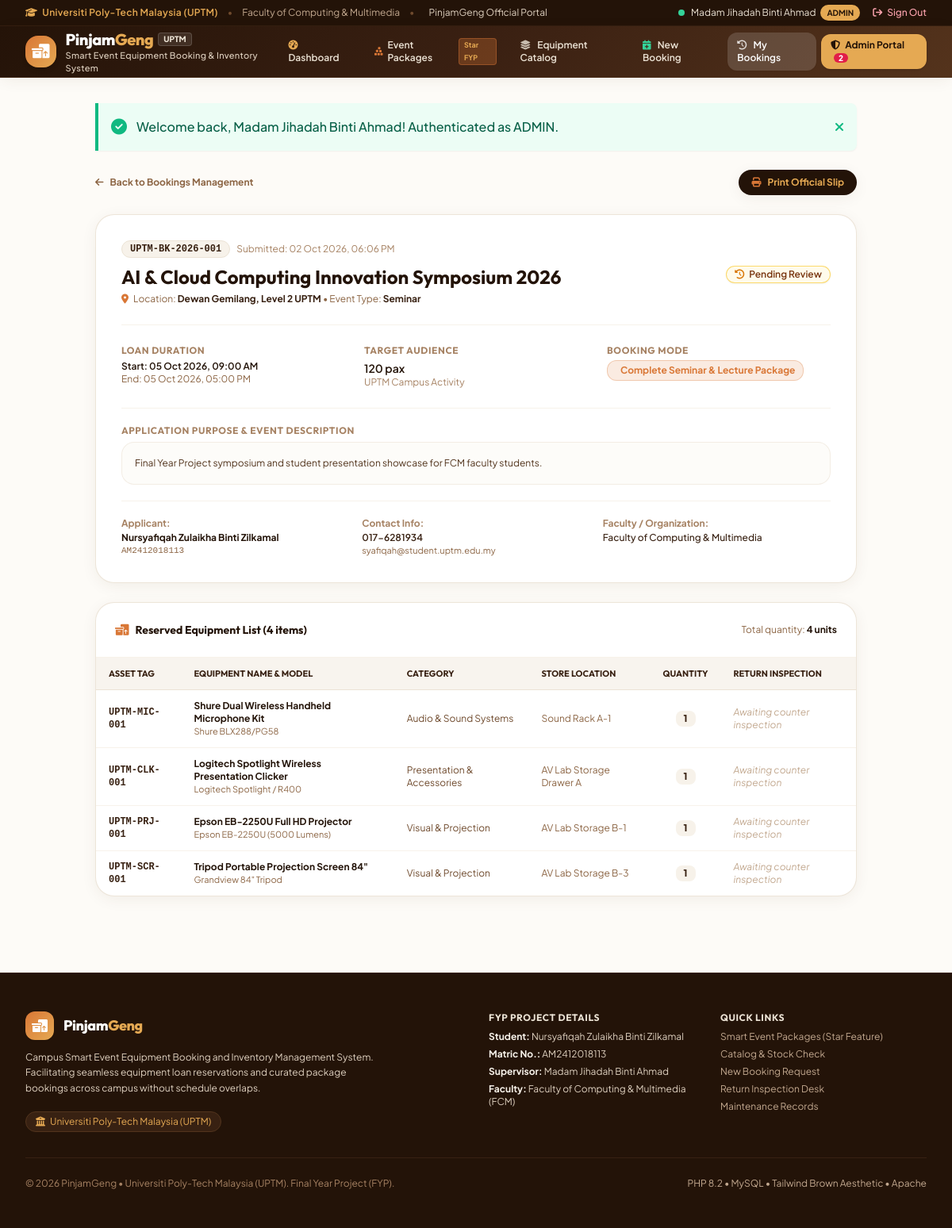
The page /user/booking_details.php?id=1 (signed in) on the database its author committed.
### tables this page shows
CREATE TABLE `bookings` (
  `id` int(11) NOT NULL AUTO_INCREMENT,
  `booking_reference` varchar(30) NOT NULL,
  `user_id` int(11) NOT NULL,
  `package_id` int(11) DEFAULT NULL,
  `event_name` varchar(150) NOT NULL,
  `event_type` enum('Seminar','Workshop','Meeting','Photography','Sports','Other') NOT NULL,
  `event_location` varchar(150) NOT NULL,
  `expected_attendees` int(11) DEFAULT 0,
  `start_datetime` datetime NOT NULL,
  `end_datetime` datetime NOT NULL,
  `purpose` text NOT NULL,
  `status` enum('Pending','Approved','Rejected','Borrowed','Returned','Cancelled') DEFAULT 'Pending',
  `admin_remarks` text DEFAULT NULL,
  `approved_by` int(11) DEFAULT NULL,
  `approved_at` datetime DEFAULT NULL,
  `issued_at` datetime DEFAULT NULL,
  `returned_at` datetime DEFAULT NULL,
  `created_at` timestamp NOT NULL DEFAULT current_timestamp(),
  `updated_at` timestamp NOT NULL DEFAULT current_timestamp() ON UPDATE current_timestamp(),
  PRIMARY KEY (`id`),
  UNIQUE KEY `booking_reference` (`booking_reference`),
  KEY `user_id` (`user_id`),
  KEY `package_id` (`package_id`),
  KEY `approved_by` (`approved_by`),
  CONSTRAINT `bookings_ibfk_1` FOREIGN KEY (`user_id`) REFERENCES `users` (`id`) ON DELETE CASCADE,
  CONSTRAINT `bookings_ibfk_2` FOREIGN KEY (`package_id`) REFERENCES `packages` (`id`) ON DELETE SET NULL,
  CONSTRAINT `bookings_ibfk_3` FOREIGN KEY (`approved_by`) REFERENCES `users` (`id`) ON DELETE SET NULL
);

CREATE TABLE `packages` (
  `id` int(11) NOT NULL AUTO_INCREMENT,
  `name` varchar(150) NOT NULL,
  `event_type` enum('Seminar','Workshop','Meeting','Photography','Sports','Other') NOT NULL,
  `description` text NOT NULL,
  `target_audience` varchar(100) DEFAULT 'Students & Staff',
  `suggested_attendees` varchar(50) DEFAULT '20 - 100 pax',
  `icon` varchar(50) DEFAULT 'fa-cubes',
  `badge_color` varchar(50) DEFAULT 'blue',
  `is_active` tinyint(1) DEFAULT 1,
  `created_at` timestamp NOT NULL DEFAULT current_timestamp(),
  `updated_at` timestamp NOT NULL DEFAULT current_timestamp() ON UPDATE current_timestamp(),
  PRIMARY KEY (`id`)
);

CREATE TABLE `users` (
  `id` int(11) NOT NULL AUTO_INCREMENT,
  `full_name` varchar(100) NOT NULL,
  `matric_staff_id` varchar(30) NOT NULL,
  `email` varchar(100) NOT NULL,
  `phone` varchar(20) NOT NULL,
  `role` enum('user','admin') DEFAULT 'user',
  `user_type` enum('student','lecturer','staff','committee') DEFAULT 'student',
  `faculty_department` varchar(100) DEFAULT 'Faculty of Computing & Multimedia',
  `password_hash` varchar(255) NOT NULL,
  `created_at` timestamp NOT NULL DEFAULT current_timestamp(),
  `updated_at` timestamp NOT NULL DEFAULT current_timestamp() ON UPDATE current_timestamp(),
  PRIMARY KEY (`id`),
  UNIQUE KEY `matric_staff_id` (`matric_staff_id`),
  UNIQUE KEY `email` (`email`)
);

CREATE TABLE `booking_items` (
  `id` int(11) NOT NULL AUTO_INCREMENT,
  `booking_id` int(11) NOT NULL,
  `equipment_id` int(11) NOT NULL,
  `quantity` int(11) NOT NULL DEFAULT 1,
  `return_condition` enum('Good','Fair','Damaged','Lost') DEFAULT NULL,
  `return_notes` varchar(255) DEFAULT NULL,
  PRIMARY KEY (`id`),
  KEY `booking_id` (`booking_id`),
  KEY `equipment_id` (`equipment_id`),
  CONSTRAINT `booking_items_ibfk_1` FOREIGN KEY (`booking_id`) REFERENCES `bookings` (`id`) ON DELETE CASCADE,
  CONSTRAINT `booking_items_ibfk_2` FOREIGN KEY (`equipment_id`) REFERENCES `equipment` (`id`)
);

CREATE TABLE `equipment` (
  `id` int(11) NOT NULL AUTO_INCREMENT,
  `category_id` int(11) NOT NULL,
  `asset_tag` varchar(50) NOT NULL,
  `name` varchar(150) NOT NULL,
  `brand_model` varchar(100) DEFAULT NULL,
  `description` text DEFAULT NULL,
  `total_qty` int(11) NOT NULL DEFAULT 1,
  `available_qty` int(11) NOT NULL DEFAULT 1,
  `location` varchar(100) NOT NULL DEFAULT 'Main IT Store / AV Lab',
  `condition_status` enum('Good','Fair','Needs Maintenance','Damaged') DEFAULT 'Good',
  `item_status` enum('Available','Borrowed','Under Maintenance','Damaged','Reserved') DEFAULT 'Available',
  `image_url` varchar(255) DEFAULT NULL,
  `created_at` timestamp NOT NULL DEFAULT current_timestamp(),
  `updated_at` timestamp NOT NULL DEFAULT current_timestamp() ON UPDATE current_timestamp(),
  PRIMARY KEY (`id`),
  UNIQUE KEY `asset_tag` (`asset_tag`),
  KEY `category_id` (`category_id`),
  CONSTRAINT `equipment_ibfk_1` FOREIGN KEY (`category_id`) REFERENCES `categories` (`id`)
);

CREATE TABLE `categories` (
  `id` int(11) NOT NULL AUTO_INCREMENT,
  `name` varchar(100) NOT NULL,
  `description` text DEFAULT NULL,
  `icon` varchar(50) DEFAULT 'fa-box',
  `color_class` varchar(50) DEFAULT 'bg-blue-500',
  `created_at` timestamp NOT NULL DEFAULT current_timestamp(),
  PRIMARY KEY (`id`),
  UNIQUE KEY `name` (`name`)
);

### config/auth.php (called while the page is built, shortened)
<?php
function isLoggedIn(): bool {
    return isset($_SESSION['user_id']) && !empty($_SESSION['user_id']);
}
function isAdmin(): bool {
    return isLoggedIn() && isset($_SESSION['user_role']) && $_SESSION['user_role'] === 'admin';
}

### user/booking_details.php (the view, shortened to what this page needs)
<?php
require_once __DIR__ . '/../config/db.php';
require_once __DIR__ . '/../config/auth.php';
require_once __DIR__ . '/../config/helpers.php';
$bookingId = (int)($_GET['id'] ?? 0);
$stmt = $pdo->prepare("
    SELECT b.*, p.name as package_name, p.event_type as package_event_type,
           u_app.full_name as applicant_name, u_app.matric_staff_id as applicant_matric,
           u_app.email as applicant_email, u_app.phone as applicant_phone, u_app.faculty_department as applicant_faculty,
           u_adm.full_name as approved_by_name
    FROM bookings b
    JOIN users u_app ON b.user_id = u_app.id
    LEFT JOIN packages p ON b.package_id = p.id
    LEFT JOIN users u_adm ON b.approved_by = u_adm.id
    WHERE b.id = ?
");
$stmt->execute([$bookingId]);
$booking = $stmt->fetch();
$itemsStmt = $pdo->prepare("
    SELECT bi.*, e.asset_tag, e.name as equipment_name, e.brand_model, e.location, c.name as category_name
    FROM booking_items bi
    JOIN equipment e ON bi.equipment_id = e.id
    JOIN categories c ON e.category_id = c.id
    WHERE bi.booking_id = ?
    ORDER BY c.name ASC, e.name ASC
");
$itemsStmt->execute([$bookingId]);
$items = $itemsStmt->fetchAll();
include __DIR__ . '/../includes/header.php';
?>
<div class="max-w-5xl mx-auto px-4 sm:px-6 lg:px-8 py-8">
    <?php include __DIR__ . '/../includes/alerts.php'; ?>
    <div class="flex items-center justify-between mb-6">
        <a href="<?= isAdmin() ? base_url('admin/bookings.php') : base_url('user/my_bookings.php') ?>" class="text-xs font-bold text-coffee-600 hover:text-caramel transition-colors flex items-center">
            <i class="fa-solid fa-arrow-left mr-2"></i> Back to <?= isAdmin() ? 'Bookings Management' : 'My Booking Records' ?>
        </a>
        <div class="flex items-center space-x-2.5">
            <a href="<?= base_url('user/print_slip.php?id=' . $booking['id']) ?>" target="_blank" class="inline-flex items-center px-4 py-2 rounded-2xl text-xs font-bold bg-coffee-950 text-amber-gold hover:bg-coffee-900 shadow-warm transition-all">
                <i class="fa-solid fa-print mr-2 text-caramel"></i> Print Official Slip
            </a>
        </div>
    </div>
    <div class="bg-white rounded-3xl border border-coffee-200/90 shadow-warm p-6 sm:p-8 mb-6">
        <div class="flex flex-col sm:flex-row sm:items-center justify-between pb-6 border-b border-coffee-100 gap-4">
            <div>
                <div class="flex items-center space-x-2">
                    <span class="font-mono text-xs font-bold text-coffee-900 bg-coffee-100 px-2.5 py-0.5 rounded-xl border border-coffee-200">
                        <?= sanitize($booking['booking_reference']) ?>
                    </span>
                    <span class="text-xs text-coffee-500">Submitted: <?= formatDateTime($booking['created_at']) ?></span>
                </div>
                <h1 class="font-display text-2xl font-bold text-coffee-950 mt-2">
                    <?= sanitize($booking['event_name']) ?>
                </h1>
                <p class="text-xs text-coffee-600 mt-1">
                    <i class="fa-solid fa-location-dot mr-1 text-caramel"></i> Location: <strong class="text-coffee-900"><?= sanitize($booking['event_location']) ?></strong> • Event Type: <strong class="text-coffee-900"><?= sanitize($booking['event_type']) ?></strong>
                </p>
            </div>
            <div>
                <?= statusBadge($booking['status']) ?>
            </div>
        </div>
        <div class="grid grid-cols-1 sm:grid-cols-3 gap-6 py-6 border-b border-coffee-100 text-xs">
            <div>
                <span class="text-coffee-500 uppercase tracking-wider font-bold block mb-1 font-display">Loan Duration</span>
                <span class="font-semibold text-coffee-950 block">Start: <?= formatDateTime($booking['start_datetime'], 'd M Y, h:i A') ?></span>
                <span class="text-coffee-600 block">End: <?= formatDateTime($booking['end_datetime'], 'd M Y, h:i A') ?></span>
            </div>
            <div>
                <span class="text-coffee-500 uppercase tracking-wider font-bold block mb-1 font-display">Target Audience</span>
                <span class="font-semibold text-coffee-950 block text-sm"><?= (int)$booking['expected_attendees'] ?> pax</span>
                <span class="text-coffee-500 block">UPTM Campus Activity</span>
            </div>
            <div>
                <span class="text-coffee-500 uppercase tracking-wider font-bold block mb-1 font-display">Booking Mode</span>
                <?php if ($booking['package_name']): ?>
                    <span class="inline-flex items-center px-2.5 py-1 rounded-xl text-xs font-bold bg-caramel/15 text-caramel border border-caramel/30">
                        <i class="fa-solid fa-sparkles mr-1.5 text-amber-gold"></i> <?= sanitize($booking['package_name']) ?>
                    </span>
                <?php else: ?>
                    <span class="text-coffee-700 font-semibold">Custom Equipment Selection</span>
                <?php endif; ?>
            </div>
        </div>
        <div class="py-5 border-b border-coffee-100 text-xs">
            <span class="text-coffee-500 uppercase tracking-wider font-bold block mb-1.5 font-display">Application Purpose & Event Description</span>
            <p class="text-coffee-800 leading-relaxed bg-coffee-50/70 p-4 rounded-2xl border border-coffee-200/60">
                <?= nl2br(sanitize($booking['purpose'])) ?>
            </p>
        </div>
        <div class="grid grid-cols-1 sm:grid-cols-3 gap-4 pt-5 text-xs text-coffee-700">
            <div>
                <span class="text-coffee-500 block font-bold mb-0.5">Applicant:</span>
                <span class="font-bold text-coffee-950"><?= sanitize($booking['applicant_name']) ?></span>
                <span class="block text-coffee-600 text-[11px] font-mono"><?= sanitize($booking['applicant_matric']) ?></span>
            </div>
            <div>
                <span class="text-coffee-500 block font-bold mb-0.5">Contact Info:</span>
                <span class="font-semibold text-coffee-900"><?= sanitize($booking['applicant_phone']) ?></span>
                <span class="block text-coffee-600 text-[11px]"><?= sanitize($booking['applicant_email']) ?></span>
            </div>
            <div>
                <span class="text-coffee-500 block font-bold mb-0.5">Faculty / Organization:</span>
                <span class="font-medium text-coffee-900"><?= sanitize($booking['applicant_faculty']) ?></span>
            </div>
        </div>
    </div>
    <div class="bg-white rounded-3xl border border-coffee-200/90 shadow-warm overflow-hidden">
        <div class="p-6 border-b border-coffee-100 flex items-center justify-between">
            <h3 class="font-display text-sm font-bold text-coffee-950 flex items-center">
                <i class="fa-solid fa-boxes-packing text-caramel mr-2"></i> Reserved Equipment List (<?= count($items) ?> items)
            </h3>
            <span class="text-xs text-coffee-600">Total quantity: <strong class="text-coffee-950"><?= array_sum(array_column($items, 'quantity')) ?> units</strong></span>
        </div>
        <div class="overflow-x-auto">
            <table class="w-full text-left text-xs text-coffee-800">
                <thead class="bg-coffee-100/80 text-coffee-900 uppercase font-bold text-[11px] border-b border-coffee-200 font-display">
                    <tr>
                        <th class="py-3 px-4">Asset Tag</th>
                        <th class="py-3 px-4">Equipment Name & Model</th>
                        <th class="py-3 px-4">Category</th>
                        <th class="py-3 px-4">Store Location</th>
                        <th class="py-3 px-4 text-center">Quantity</th>
                        <th class="py-3 px-4">Return Inspection</th>
                    </tr>
                </thead>
                <tbody class="divide-y divide-coffee-100">
                    <?php foreach ($items as $it): ?>
                        <tr class="hover:bg-coffee-50 transition-colors">
                            <td class="py-3 px-4 font-mono font-bold text-coffee-900">
                                <?= sanitize($it['asset_tag']) ?>
                            </td>
                            <td class="py-3 px-4">
                                <span class="font-bold text-coffee-950 block"><?= sanitize($it['equipment_name']) ?></span>
                                <span class="text-[11px] text-coffee-600"><?= sanitize($it['brand_model']) ?></span>
                            </td>
                            <td class="py-3 px-4 text-coffee-700">
                                <?= sanitize($it['category_name']) ?>
                            </td>
                            <td class="py-3 px-4 text-coffee-600">
                                <?= sanitize($it['location']) ?>
                            </td>
                            <td class="py-3 px-4 text-center">
                                <span class="inline-flex items-center px-2.5 py-0.5 rounded-lg font-black bg-coffee-100 text-coffee-900">
                                    <?= $it['quantity'] ?>
                                </span>
                            </td>
                            <td class="py-3 px-4">
                                <?php if ($it['return_condition']): ?>
                                    <?= conditionBadge($it['return_condition']) ?>
                                    <?php if ($it['return_notes']): ?>
                                        <span class="block text-[10px] text-coffee-600 mt-0.5 italic"><?= sanitize($it['return_notes']) ?></span>
                                    <?php endif; ?>
                                <?php else: ?>
                                    <span class="text-coffee-400 italic">Awaiting counter inspection</span>
                                <?php endif; ?>
                            </td>
                        </tr>
                    <?php endforeach; ?>
                </tbody>
            </table>
        </div>
    </div>
</div>
<?php include __DIR__ . '/../includes/footer.php'; ?>

### includes/header.php (style rules this page uses)
body { font-family: 'Plus Jakarta Sans', sans-serif; }
.font-display { font-family: 'Outfit', sans-serif; }

### rows shown on the page
bookings: booking_reference "UPTM-BK-2026-001", created_at "02 Oct 2026, 06:06 PM", event_name "AI & Cloud Computing Innovation Symposium 2026", event_location "Dewan Gemilang, Level 2 UPTM", event_type "Seminar", start_datetime "05 Oct 2026, 09:00 AM", end_datetime "05 Oct 2026, 05:00 PM", expected_attendees "120", package.name "Complete Seminar & Lecture Package", purpose "Final Year Project symposium and student presentation showcase for FCM faculty students.", user.full_name "Nursyafiqah Zulaikha Binti Zilkamal", user.matric_staff_id "AM2412018113", user.phone "017-6281934", user.email "syafiqah@student.uptm.edu.my", user.faculty_department "Faculty of Computing & Multimedia"
booking_items: equipment.asset_tag "UPTM-MIC-001", equipment.name "Shure Dual Wireless Handheld Microphone Kit", equipment.brand_model "Shure BLX288/PG58", categories.name "Audio & Sound Systems", equipment.location "Sound Rack A-1", quantity "1", shows "Awaiting counter inspection"
booking_items: equipment.asset_tag "UPTM-CLK-001", equipment.name "Logitech Spotlight Wireless Presentation Clicker", equipment.brand_model "Logitech Spotlight / R400", categories.name "Presentation & Accessories", equipment.location "AV Lab Storage Drawer A", quantity "1", shows "Awaiting counter inspection"
booking_items: equipment.asset_tag "UPTM-PRJ-001", equipment.name "Epson EB-2250U Full HD Projector", equipment.brand_model "Epson EB-2250U (5000 Lumens)", categories.name "Visual & Projection", equipment.location "AV Lab Storage B-1", quantity "1", shows "Awaiting counter inspection"
booking_items: equipment.asset_tag "UPTM-SCR-001", equipment.name "Tripod Portable Projection Screen 84\"", equipment.brand_model "Grandview 84\" Tripod", categories.name "Visual & Projection", equipment.location "AV Lab Storage B-3", quantity "1", shows "Awaiting counter inspection"

### other values the page prints
$user['name'] "Madam Jihadah Binti Ahmad"
$user['role'] "ADMIN"
$pendingCount "2"
getFlash('success') "Welcome back, Madam Jihadah Binti Ahmad! Authenticated as ADMIN."
count($items) "4"
array_sum(array_column($items, 'quantity')) "4"
